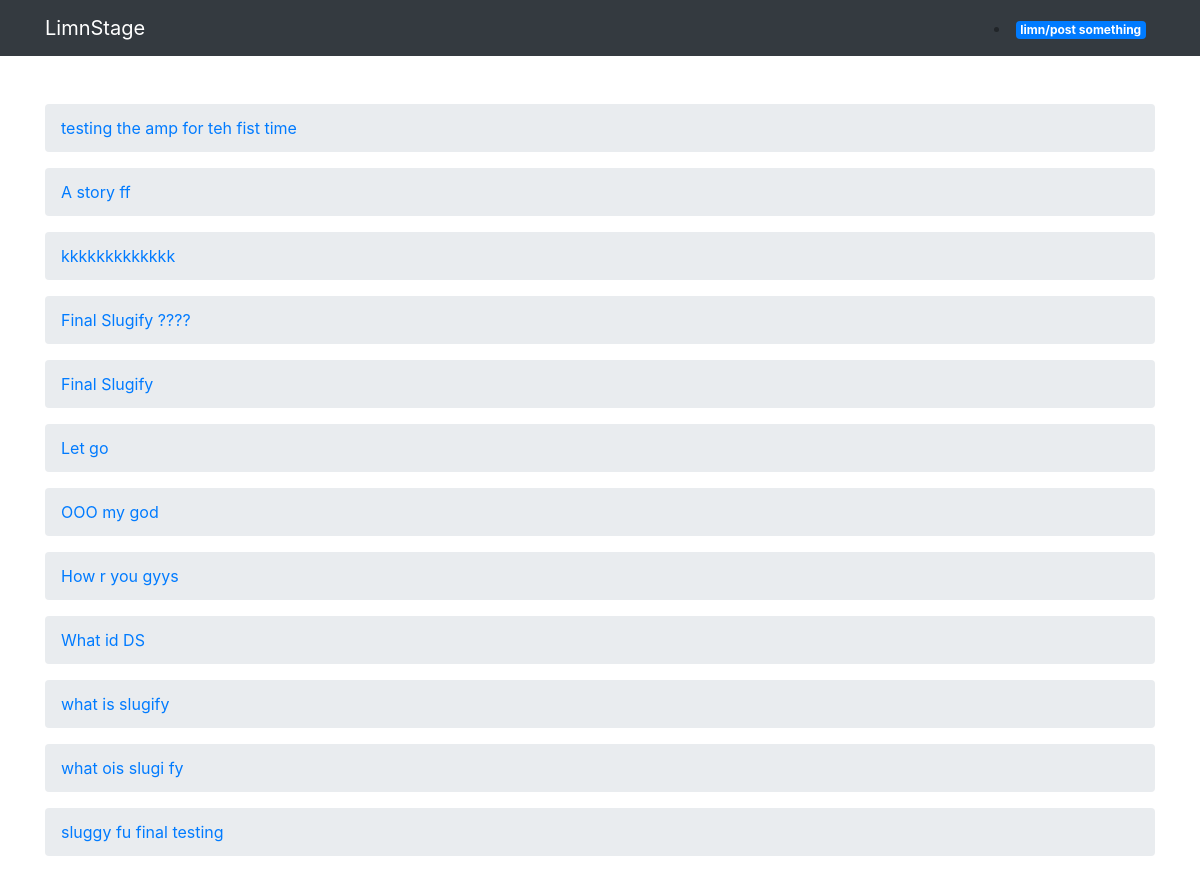
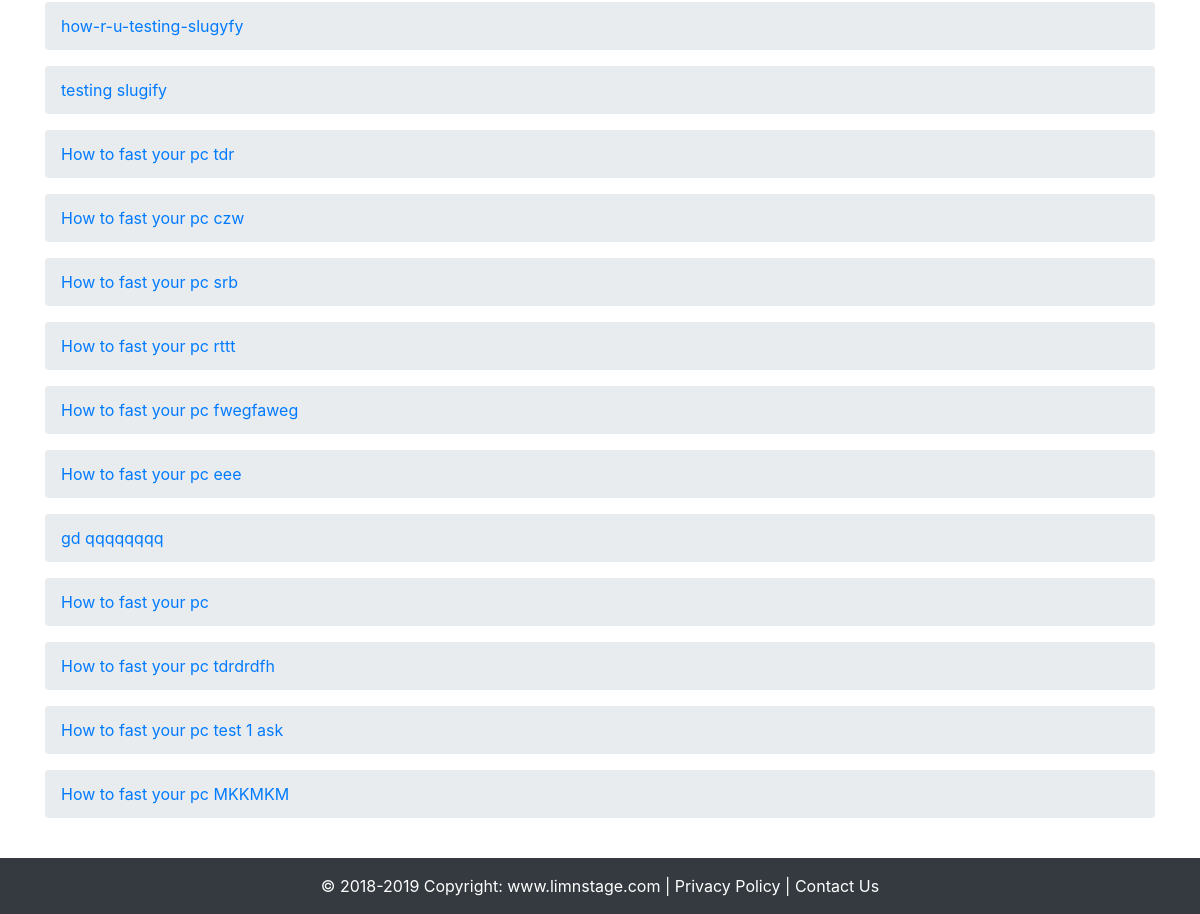
/varification-limns, run on the app's committed database (2 pictures, top to bottom).
### limnstageapp/models.py (models this page shows, shortened)
class limn(models.Model):
    fullname=models.CharField(max_length=30)
    username=models.CharField(max_length=30)
    title=models.CharField(max_length=500)
    body=models.TextField(blank=True)
    limntype=models.CharField(max_length=30)
    subjects= models.CharField(max_length=200, blank=True, null=True)
    status= models.CharField(max_length=10, blank=True, null=True)
    date=models.DateTimeField(default=now, null=True)

### limnstageapp/limnvarification.py (the view)
# urls.py: path('varification-limns', limnvarification.limnvarification, name="limnvarification"),
def limnvarification(request):  # for unsolved queries
   u = User.objects.all()
   print(u)
   status='unvarified'
   unvarified=limn.objects.filter(status=status).order_by('-id')[:25]
   context={
            'unvarified':unvarified,
   }
   return render (request, "varification-limns.html", context)

### limnstageapp/templatetags/replace.py (called while the page is built)
@register.filter
def replace(value):
    return re.sub('[^A-Za-z0-9]+', '-', value)

### templates/varification-limns.html (shortened to what this page needs)
<!DOCTYPE html>
<html lang="en">
  <head>
    {% load static %}
    {% load replace %}
    <link href="{% static 'vendor/bootstrap/css/bootstrap.min.css' %}" rel="stylesheet">
    <link href="{% static 'css/blog-post.css' %}" rel="stylesheet">
    <link rel="stylesheet" href="https://cdnjs.cloudflare.com/ajax/libs/font-awesome/4.7.0/css/font-awesome.min.css">
      <body >
  </head>
{% include 'navbar.html' %}
    <div class="container">
<br>
{% for u in unvarified %}
 <nav aria-label="breadcrumb">
          <ol class="breadcrumb">
            <li class="breadcrumb-item" aria-current="page"><a href="{% url 'thelimn' id=u.id title=u.title|replace %}">{{u.title}}</a></li>
          </ol>
        </nav>
{% endfor %}
        </div>
{% include 'footer.html' %}
  </body>
</html>

### templates/navbar.html
﻿    <nav class="navbar navbar-expand-lg navbar-dark bg-dark fixed-top">
      <div class="container">
        <a class="navbar-brand" href="https://www.limnstage.com">LimnStage</a>
        <li class="nav-item active">
              {% if request.COOKIES.username %}
                  <a  href="{% url 'limning' %}">Limn Some</a> &nbsp;
                     {% else %}
                  <a  href="{% url 'limning' %}"><span class="badge badge-primary">limn/post something<span></a> &nbsp;
                {% endif %}
            </li>
      </div>
    </nav>

### templates/footer.html (shortened to what this page needs)
  <footer class="page-footer font-small bg-dark footer">
  <div style="color: white;" class="footer-copyright text-center py-3"> <P style="color: white;">© 2018-2019 Copyright:
    <a style="color: white;" href="https://www.limnstage.com"> www.limnstage.com</a> |<a style="color: white;" href={% url 'privacy' %}> Privacy Policy </a>| <a style="color: white;" href={% url 'contact' %}>
    Contact Us </a></p>
  </div>
</footer>

### static/css/blog-post.css (style rules this page uses)
body { padding-top: 54px; }
@media (min-width: 992px) { body { padding-top: 56px; } }

### templates/varification-limns.html (style rules this page uses)
p { margin:0; }

### data on the page
limn: title "testing the amp for teh fist time"
limn: title "A story ff"
limn: title "kkkkkkkkkkkkk"
limn: title "Final Slugify ????"
limn: title "Final Slugify"
limn: title "Let go"
limn: title "OOO my god"
limn: title "How r you gyys"
limn: title "What id DS"
limn: title "what is slugify"
limn: title "what ois slugi fy"
limn: title "sluggy fu final testing"
limn: title "how-r-u-testing-slugyfy"
limn: title "testing slugify"
limn: title "How to fast your pc tdr"
limn: title "How to fast your pc czw"
limn: title "How to fast your pc srb"
limn: title "How to fast your pc rttt"
limn: title "How to fast your pc fwegfaweg"
limn: title "How to fast your pc eee"
limn: title "gd qqqqqqqq"
limn: title "How to fast your pc"
limn: title "How to fast your pc tdrdrdfh"
limn: title "How to fast your pc test 1 ask"
limn: title "How to fast your pc MKKMKM"
